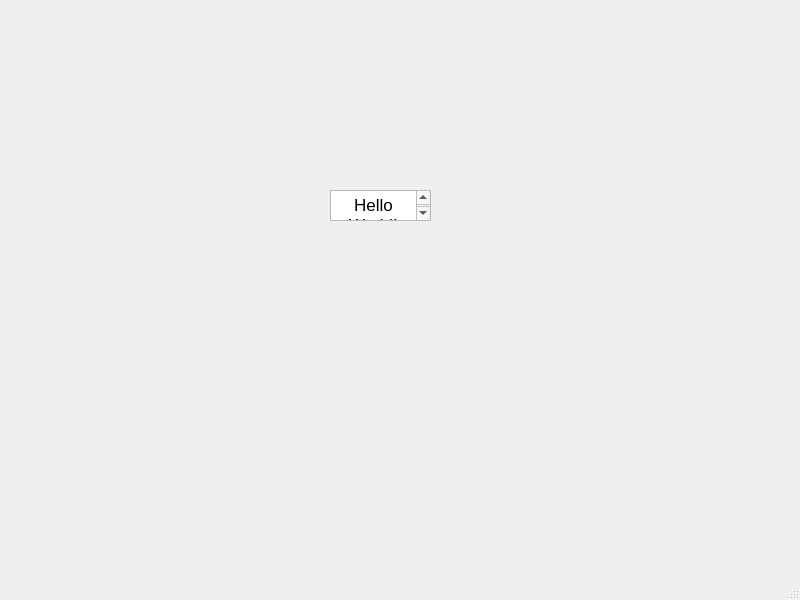
<?xml version="1.0" encoding="UTF-8"?>
<ui version="4.0">
 <class>hello_world</class>
 <widget class="QMainWindow" name="hello_world">
  <property name="geometry">
   <rect>
    <x>0</x>
    <y>0</y>
    <width>800</width>
    <height>600</height>
   </rect>
  </property>
  <property name="windowTitle">
   <string>hello_world</string>
  </property>
  <widget class="QWidget" name="centralwidget">
   <widget class="QTextBrowser" name="textBrowser">
    <property name="geometry">
     <rect>
      <x>330</x>
      <y>190</y>
      <width>101</width>
      <height>31</height>
     </rect>
    </property>
    <property name="html">
     <string>&lt;!DOCTYPE HTML PUBLIC &quot;-//W3C//DTD HTML 4.0//EN&quot; &quot;http://www.w3.org/TR/REC-html40/strict.dtd&quot;&gt;
&lt;html&gt;&lt;head&gt;&lt;meta name=&quot;qrichtext&quot; content=&quot;1&quot; /&gt;&lt;style type=&quot;text/css&quot;&gt;
p, li { white-space: pre-wrap; }
&lt;/style&gt;&lt;/head&gt;&lt;body style=&quot; font-family:'.AppleSystemUIFont'; font-size:13pt; font-weight:400; font-style:normal;&quot;&gt;
&lt;p align=&quot;center&quot; style=&quot; margin-top:0px; margin-bottom:0px; margin-left:0px; margin-right:0px; -qt-block-indent:0; text-indent:0px;&quot;&gt;Hello World!&lt;/p&gt;&lt;/body&gt;&lt;/html&gt;</string>
    </property>
   </widget>
  </widget>
  <widget class="QMenuBar" name="menubar">
   <property name="geometry">
    <rect>
     <x>0</x>
     <y>0</y>
     <width>800</width>
     <height>24</height>
    </rect>
   </property>
  </widget>
  <widget class="QStatusBar" name="statusbar"/>
 </widget>
 <resources/>
 <connections/>
</ui>
